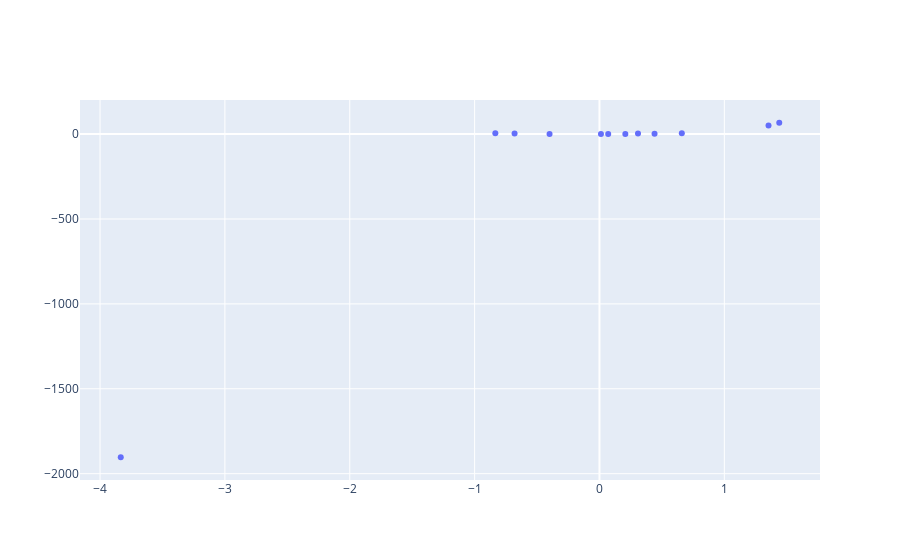

Notebook code cell kept with this figure:
### Code cell
# we create the plot with plotly.go
data_trace = go.Scatter(x=x, y=y, mode='markers')
fig0 = go.Figure(data=[data_trace])
fig0.show()

### Figure 1 — Plotly figure (JSON) as saved in the notebook; plotly's stock layout.template omitted (floating-point values rounded to 4 significant figures)
{"data": [{"mode": "markers", "type": "scatter", "x": [1.44, 0.0119, -0.3998, 0.6597, 0.2072, -3.834, 0.3085, 1.354, 0.07005, 0.4412, -0.6798, -0.8339], "y": [66.7, 0.3779, 0.5098, 5.136, 0.6265, -1903.0, 2.785, 50.28, 0.4109, 1.585, 3.822, 5.411]}], "layout": {}}
